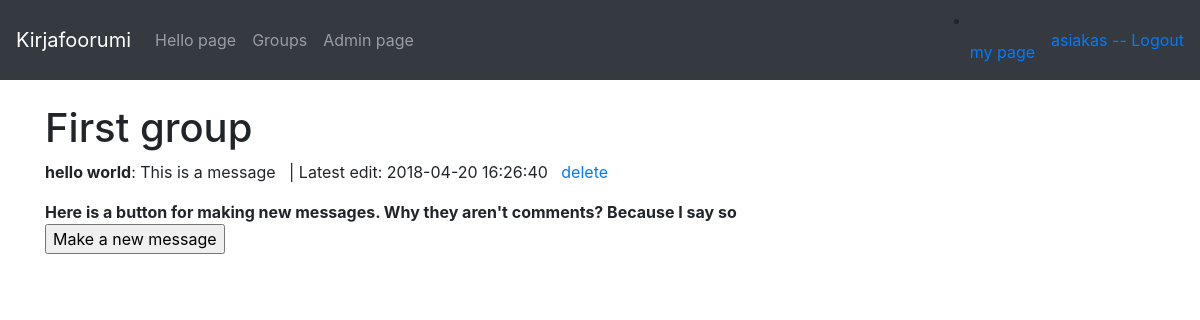
Page /groups/1/ (signed in) on the committed database.
### application/auth/models.py (models this page shows, shortened)
class User(Base):
    __tablename__ = "account"
    name = db.Column(db.String(144), unique=True, nullable=False)
    username = db.Column(db.String(144), unique=True, nullable=False)
    password = db.Column(db.String(144), nullable=False)
    messages = db.relationship("Message", backref='account', lazy=True)
    groups = db.relationship("Groups", backref='account', lazy=True)
    role_id = db.Column(db.Integer, db.ForeignKey('role.id'), nullable = False)
    def get_role(self):
        return Role.query.get(self.role_id)

### application/messages/models.py (models this page shows, shortened)
class Groups(Base):
    heading = db.Column(db.String(20), nullable=False)
    account_id = db.Column(db.Integer, db.ForeignKey('account.id'), nullable = False)
    book_id = db.Column(db.Integer, db.ForeignKey('book.id'))
    messages = db.relationship("Message", backref='Groups', lazy=True)
    @staticmethod
    def findMessagesByGroup(group_id):
        stmt = text("SELECT DISTINCT Message.text, Message.account_id, Message.group_id, Message.id, Message.date_created, Message.date_modified FROM Groups, Message WHERE Message.group_id = :id").params(id = group_id)
        res = db.engine.execute(stmt)
        response = []
        for row in res:
            response.append({"id":row[3], "text":row[0], "account_id":row[1], "group_id":row[2], "date_created":row[4], "date_modified":row[5]})
        return response

class Message(Base):
    text = db.Column(db.String(10000), nullable=False)
    account_id = db.Column(db.Integer, db.ForeignKey('account.id'), nullable = False)
    group_id = db.Column(db.Integer, db.ForeignKey('groups.id'), nullable = False)

### application/messages/messages.py (the view)
@app.route("/groups/<group_id>/")
def group_messages(group_id):
    messages = Groups.findMessagesByGroup(group_id)
    ug = user_getter()
    g = Groups.query.get(group_id)
    return render_template("messages/messages.html", messages = messages, group_id=group_id, g = g, ug = ug)

### application/__init__.py (called while the page is built)
@login_manager.user_loader
def load_user(user_id):
    return User.query.get(user_id)

### application/messages/messages.py (called while the page is built)
    def get_account(self, account_id):
        return User.query.get(account_id)

### application/templates/messages/messages.html (shortened to what this page needs)
{% extends "layout.html" %}
{% block body %}
    <h1>{{ g.heading }}</h1>
    {% for message in messages %}
    <p><b>{{ ug.get_account(message.account_id).name }}</b>: {{ message.text }}
        &nbsp; | Latest edit: {{ message.date_modified }} &nbsp;
        {% if current_user.is_authenticated %}
        {% if current_user.id == message.account_id or current_user.get_role().role == "ADMIN" %}
        <a href="{{ url_for('delete_message', message_id=message.id) }}">delete</a>
        {% endif %}
        {% endif %}
    </p>
    {% endfor %}
    <b>Here is a button for making new messages. Why they aren't comments? Because I say so</b>
    <form method="GET" action="{{ url_for('message_form', group_id= group_id) }}">
        <input type="submit" value="Make a new message"/>
    </form>
{% endblock %}

### application/templates/layout.html (shortened to what this page needs)
<!DOCTYPE html>
<html>
  <head>
    <link rel="stylesheet" href="https://maxcdn.bootstrapcdn.com/bootstrap/4.0.0/css/bootstrap.min.css">
  </head>
  <body>
    <nav class="navbar navbar-expand-md navbar-dark bg-dark mb-4">
      <a class="navbar-brand" href="#">Kirjafoorumi</a>
          <div class="collapse navbar-collapse" id="navbarCollapse">
            <ul class="navbar-nav mr-auto">
              <li class="nav-item">
                <a class="nav-link" href="{{ url_for('hello') }}">Hello page</a>
              </li>
              <li class="nav-item">
                  <a class="nav-link" href="{{ url_for('all_groups') }}">Groups</a>
              </li>
              {% if current_user.is_authenticated %}
              {% if current_user.get_role().role == "ADMIN" %}
              <li class="nav-item">
                  <a class="nav-link" href="{{ url_for('admin_users') }}">Admin page</a>
              </li>
              {% endif %}
              {% endif %}
            </ul>
            <div class="form-inline mt-2 mt-md-0">
              {% if current_user.is_authenticated %}
              <li class="nav-item">
                  <a class="nav-link" href="{{ url_for('my_page') }}">my page</a>
              </li>
              <a href="{{ url_for('auth_logout') }}"> {{ current_user.name }} -- Logout</a>
              {% else %}
                <a href="{{ url_for('auth_login') }}"> login -</a>
                <a></a>
                <a href="{{ url_for('auth_register') }}"> - register </a>
              {% endif %}
            </div>
          </div>
    </nav>
    <main role="main" class="container">
      {% block body %}{% endblock %}
    </main>
  </body>
</html>

### rows in the picture
User: name "asiakas"
Groups: heading "First group"
Message: text "This is a message", date_modified "2018-04-20 16:26:40"
User: get_account "hello world"
